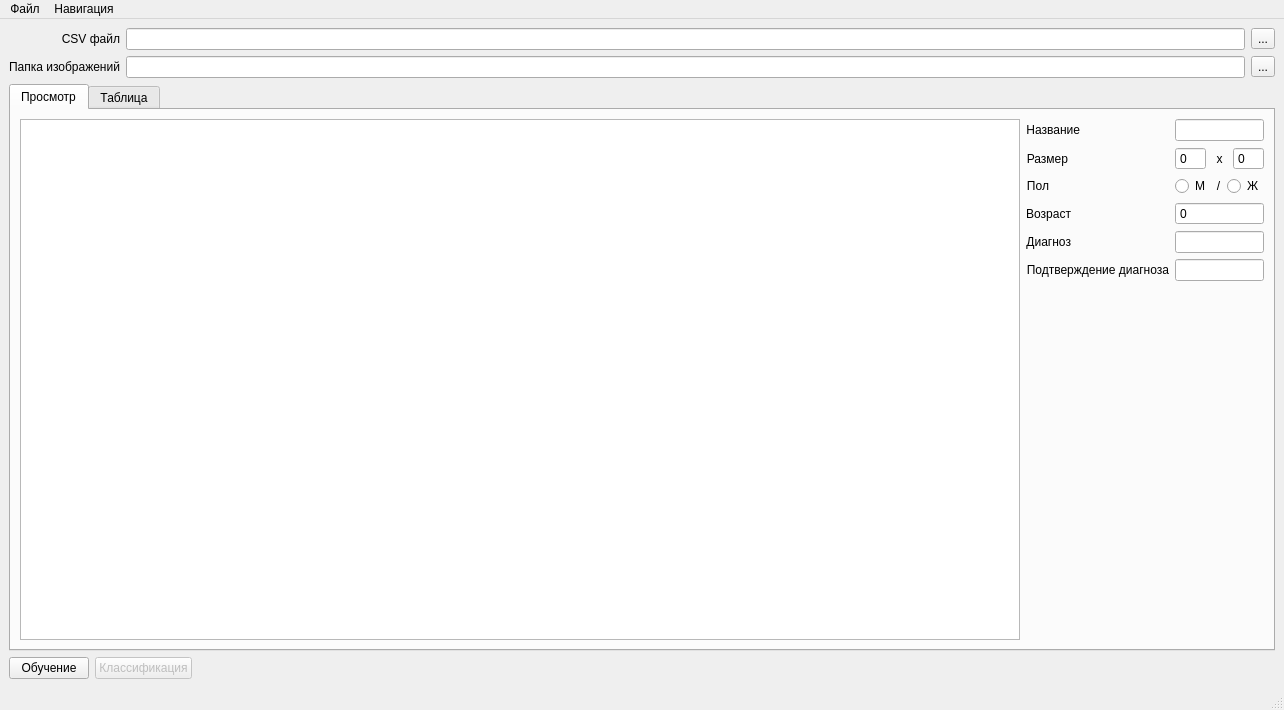
<?xml version="1.0" encoding="UTF-8"?>
<ui version="4.0">
 <class>MainWindow</class>
 <widget class="QMainWindow" name="MainWindow">
  <property name="geometry">
   <rect>
    <x>0</x>
    <y>0</y>
    <width>1282</width>
    <height>710</height>
   </rect>
  </property>
  <property name="windowTitle">
   <string>Классификация изображений меланомы</string>
  </property>
  <property name="windowIcon">
   <iconset resource="source.qrc">
    <normaloff>:/icons/favicon.png</normaloff>:/icons/favicon.png</iconset>
  </property>
  <widget class="QWidget" name="centralwidget">
   <layout class="QVBoxLayout" name="verticalLayout_3">
    <item>
     <layout class="QGridLayout" name="gridLayout">
      <item row="1" column="1">
       <widget class="QLineEdit" name="imageFolderLE">
        <property name="readOnly">
         <bool>true</bool>
        </property>
       </widget>
      </item>
      <item row="1" column="0">
       <widget class="QLabel" name="imageFoldelLbl">
        <property name="text">
         <string>Папка изображений</string>
        </property>
        <property name="alignment">
         <set>Qt::AlignRight|Qt::AlignTrailing|Qt::AlignVCenter</set>
        </property>
       </widget>
      </item>
      <item row="1" column="2">
       <widget class="QToolButton" name="openImageFolderBtn">
        <property name="text">
         <string>...</string>
        </property>
       </widget>
      </item>
      <item row="0" column="1">
       <widget class="QLineEdit" name="csvFileLE">
        <property name="readOnly">
         <bool>true</bool>
        </property>
       </widget>
      </item>
      <item row="0" column="2">
       <widget class="QToolButton" name="openCsvBtn">
        <property name="text">
         <string>...</string>
        </property>
       </widget>
      </item>
      <item row="0" column="0">
       <widget class="QLabel" name="csvFileLbl">
        <property name="text">
         <string>CSV файл</string>
        </property>
        <property name="alignment">
         <set>Qt::AlignRight|Qt::AlignTrailing|Qt::AlignVCenter</set>
        </property>
       </widget>
      </item>
     </layout>
    </item>
    <item>
     <widget class="QTabWidget" name="tabWidget">
      <property name="currentIndex">
       <number>0</number>
      </property>
      <widget class="QWidget" name="tabView">
       <attribute name="title">
        <string>Просмотр</string>
       </attribute>
       <layout class="QVBoxLayout" name="verticalLayout">
        <item>
         <layout class="QHBoxLayout" name="horizontalLayout_2">
          <item>
           <widget class="QGraphicsView" name="imgView">
            <property name="sizePolicy">
             <sizepolicy hsizetype="Maximum" vsizetype="Expanding">
              <horstretch>0</horstretch>
              <verstretch>0</verstretch>
             </sizepolicy>
            </property>
            <property name="minimumSize">
             <size>
              <width>1000</width>
              <height>0</height>
             </size>
            </property>
           </widget>
          </item>
          <item>
           <layout class="QFormLayout" name="metaLyt">
            <item row="0" column="0">
             <widget class="QLabel" name="nameLbl">
              <property name="text">
               <string>Название</string>
              </property>
              <property name="alignment">
               <set>Qt::AlignRight|Qt::AlignTrailing|Qt::AlignVCenter</set>
              </property>
             </widget>
            </item>
            <item row="0" column="1">
             <widget class="QLineEdit" name="nameLE"/>
            </item>
            <item row="1" column="0">
             <widget class="QLabel" name="sizeLbl">
              <property name="text">
               <string>Размер</string>
              </property>
              <property name="alignment">
               <set>Qt::AlignRight|Qt::AlignTrailing|Qt::AlignVCenter</set>
              </property>
             </widget>
            </item>
            <item row="1" column="1">
             <layout class="QHBoxLayout" name="sizeHLyt">
              <item>
               <widget class="QSpinBox" name="sizeWSb">
                <property name="readOnly">
                 <bool>true</bool>
                </property>
                <property name="buttonSymbols">
                 <enum>QAbstractSpinBox::NoButtons</enum>
                </property>
                <property name="maximum">
                 <number>601</number>
                </property>
               </widget>
              </item>
              <item>
               <widget class="QLabel" name="sizeXLbl">
                <property name="text">
                 <string>x</string>
                </property>
                <property name="alignment">
                 <set>Qt::AlignCenter</set>
                </property>
               </widget>
              </item>
              <item>
               <widget class="QSpinBox" name="sizeHSb">
                <property name="readOnly">
                 <bool>true</bool>
                </property>
                <property name="buttonSymbols">
                 <enum>QAbstractSpinBox::NoButtons</enum>
                </property>
                <property name="maximum">
                 <number>601</number>
                </property>
               </widget>
              </item>
             </layout>
            </item>
            <item row="2" column="0">
             <widget class="QLabel" name="sexLbl">
              <property name="text">
               <string>Пол</string>
              </property>
              <property name="alignment">
               <set>Qt::AlignRight|Qt::AlignTrailing|Qt::AlignVCenter</set>
              </property>
             </widget>
            </item>
            <item row="2" column="1">
             <layout class="QHBoxLayout" name="sexHLyt">
              <item>
               <widget class="QRadioButton" name="sexMRb">
                <property name="text">
                 <string>М</string>
                </property>
               </widget>
              </item>
              <item>
               <widget class="QLabel" name="sexSepLbl">
                <property name="text">
                 <string>/</string>
                </property>
                <property name="alignment">
                 <set>Qt::AlignCenter</set>
                </property>
               </widget>
              </item>
              <item>
               <widget class="QRadioButton" name="sexFRb">
                <property name="text">
                 <string>Ж</string>
                </property>
               </widget>
              </item>
             </layout>
            </item>
            <item row="3" column="0">
             <widget class="QLabel" name="agelbl">
              <property name="text">
               <string>Возраст</string>
              </property>
              <property name="alignment">
               <set>Qt::AlignRight|Qt::AlignTrailing|Qt::AlignVCenter</set>
              </property>
             </widget>
            </item>
            <item row="3" column="1">
             <widget class="QSpinBox" name="ageSB">
              <property name="readOnly">
               <bool>true</bool>
              </property>
              <property name="buttonSymbols">
               <enum>QAbstractSpinBox::NoButtons</enum>
              </property>
              <property name="maximum">
               <number>601</number>
              </property>
             </widget>
            </item>
            <item row="4" column="0">
             <widget class="QLabel" name="diagnosisLbl">
              <property name="text">
               <string>Диагноз</string>
              </property>
              <property name="alignment">
               <set>Qt::AlignRight|Qt::AlignTrailing|Qt::AlignVCenter</set>
              </property>
             </widget>
            </item>
            <item row="4" column="1">
             <widget class="QLineEdit" name="diagnosisLE"/>
            </item>
            <item row="5" column="0">
             <widget class="QLabel" name="diagnosisConfLbl">
              <property name="text">
               <string>Подтверждение диагноза</string>
              </property>
              <property name="alignment">
               <set>Qt::AlignRight|Qt::AlignTrailing|Qt::AlignVCenter</set>
              </property>
             </widget>
            </item>
            <item row="5" column="1">
             <widget class="QLineEdit" name="diagnosisConfLe"/>
            </item>
           </layout>
          </item>
         </layout>
        </item>
       </layout>
      </widget>
      <widget class="QWidget" name="tabTable">
       <attribute name="title">
        <string>Таблица</string>
       </attribute>
       <layout class="QVBoxLayout" name="verticalLayout_2">
        <item>
         <widget class="QTableView" name="tableView"/>
        </item>
       </layout>
      </widget>
     </widget>
    </item>
    <item>
     <layout class="QHBoxLayout" name="horizontalLayout">
      <item>
       <widget class="QPushButton" name="learnBtn">
        <property name="text">
         <string>Обучение</string>
        </property>
       </widget>
      </item>
      <item>
       <widget class="QPushButton" name="usageBtn">
        <property name="enabled">
         <bool>false</bool>
        </property>
        <property name="text">
         <string>Классификация</string>
        </property>
       </widget>
      </item>
      <item>
       <spacer name="horizontalSpacer">
        <property name="orientation">
         <enum>Qt::Horizontal</enum>
        </property>
        <property name="sizeHint" stdset="0">
         <size>
          <width>40</width>
          <height>20</height>
         </size>
        </property>
       </spacer>
      </item>
     </layout>
    </item>
   </layout>
  </widget>
  <widget class="QMenuBar" name="menubar">
   <property name="geometry">
    <rect>
     <x>0</x>
     <y>0</y>
     <width>1282</width>
     <height>21</height>
    </rect>
   </property>
   <widget class="QMenu" name="menuFile">
    <property name="title">
     <string>Файл</string>
    </property>
    <addaction name="actionOpen_File"/>
    <addaction name="actionOpen_Folder"/>
    <addaction name="separator"/>
    <addaction name="actionQuit"/>
   </widget>
   <widget class="QMenu" name="menuNavigation">
    <property name="title">
     <string>Навигация</string>
    </property>
    <addaction name="actionNext"/>
    <addaction name="actionPrevious"/>
   </widget>
   <addaction name="menuFile"/>
   <addaction name="menuNavigation"/>
  </widget>
  <widget class="QStatusBar" name="statusbar"/>
  <action name="actionNext">
   <property name="text">
    <string>Следующее</string>
   </property>
   <property name="toolTip">
    <string>Следующее изображение</string>
   </property>
   <property name="shortcut">
    <string>Right</string>
   </property>
  </action>
  <action name="actionPrevious">
   <property name="text">
    <string>Предыдущее</string>
   </property>
   <property name="toolTip">
    <string>Предыдущее изображение</string>
   </property>
   <property name="shortcut">
    <string>Left</string>
   </property>
  </action>
  <action name="actionQuit">
   <property name="text">
    <string>Выход</string>
   </property>
   <property name="toolTip">
    <string>Выход из программы</string>
   </property>
   <property name="shortcut">
    <string>Ctrl+Q</string>
   </property>
  </action>
  <action name="actionOpen_File">
   <property name="text">
    <string>Открыть CSV</string>
   </property>
   <property name="toolTip">
    <string>Открыть файл с признаками изображений</string>
   </property>
   <property name="shortcut">
    <string>Ctrl+O</string>
   </property>
  </action>
  <action name="actionOpen_Folder">
   <property name="text">
    <string>Открыть папку</string>
   </property>
   <property name="toolTip">
    <string>Открыть папку с изображениями</string>
   </property>
   <property name="shortcut">
    <string>Ctrl+Shift+O</string>
   </property>
  </action>
 </widget>
 <resources>
  <include location="source.qrc"/>
 </resources>
 <connections>
  <connection>
   <sender>openCsvBtn</sender>
   <signal>clicked()</signal>
   <receiver>actionOpen_File</receiver>
   <slot>trigger()</slot>
   <hints>
    <hint type="sourcelabel">
     <x>282</x>
     <y>30</y>
    </hint>
    <hint type="destinationlabel">
     <x>-1</x>
     <y>-1</y>
    </hint>
   </hints>
  </connection>
  <connection>
   <sender>openImageFolderBtn</sender>
   <signal>clicked()</signal>
   <receiver>actionOpen_Folder</receiver>
   <slot>trigger()</slot>
   <hints>
    <hint type="sourcelabel">
     <x>292</x>
     <y>70</y>
    </hint>
    <hint type="destinationlabel">
     <x>-1</x>
     <y>-1</y>
    </hint>
   </hints>
  </connection>
 </connections>
</ui>
